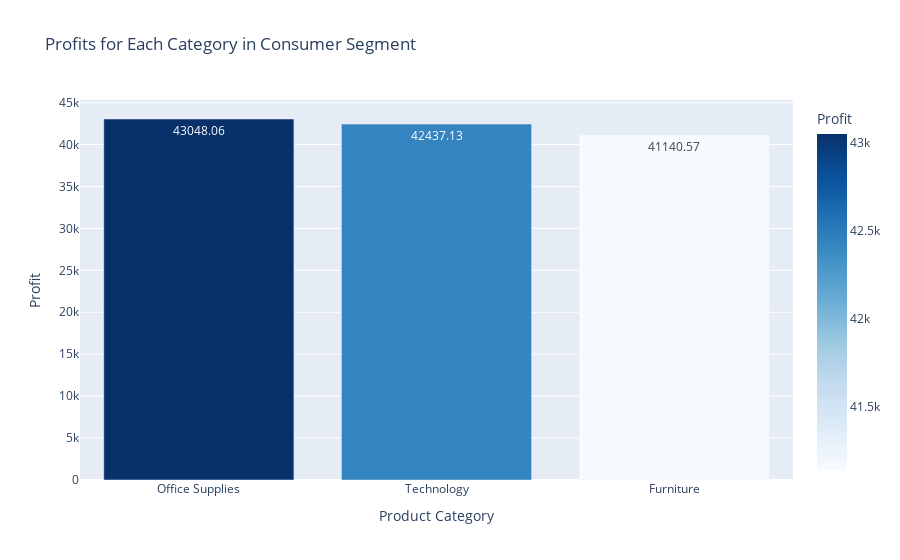

Notebook code cell kept with this figure:
### Markdown cell above
Both Consumer and Corporate segments bring same level of profit while Home office is under performing

### Code cell
consumer_sales = sales_df.loc[sales_df["Segment"] == "Consumer", ["Product Category", "Profit"]]
profit_by_products = consumer_sales.groupby("Product Category")["Profit"].sum().reset_index()
profit_by_products = profit_by_products.sort_values(by="Profit", ascending=False)
fig = px.bar(profit_by_products, 
             x="Product Category", 
             y="Profit", 
             title="Profits for Each Category in Consumer Segment", 
             text="Profit",
             color="Profit",
             color_continuous_scale="blues")

fig.show()

### Figure 1 — Plotly figure (JSON) as saved in the notebook; plotly's stock layout.template omitted (floating-point values rounded to 4 significant figures)
{"data": [{"hovertemplate": "Product Category=%{x}<br>Profit=%{marker.color}<extra></extra>", "legendgroup": "", "marker": {"color": [43050.0, 42440.0, 41140.0], "coloraxis": "coloraxis", "pattern": {"shape": ""}}, "name": "", "orientation": "v", "showlegend": false, "text": [43050.0, 42440.0, 41140.0], "textposition": "auto", "type": "bar", "x": ["Office Supplies", "Technology", "Furniture"], "xaxis": "x", "y": [43050.0, 42440.0, 41140.0], "yaxis": "y"}], "layout": {"barmode": "relative", "coloraxis": {"colorbar": {"title": {"text": "Profit"}}, "colorscale": [[0, "rgb(247,251,255)"], [0.125, "rgb(222,235,247)"], [0.25, "rgb(198,219,239)"], [0.375, "rgb(158,202,225)"], [0.5, "rgb(107,174,214)"], [0.625, "rgb(66,146,198)"], [0.75, "rgb(33,113,181)"], [0.875, "rgb(8,81,156)"], [1, "rgb(8,48,107)"]]}, "legend": {"tracegroupgap": 0}, "title": {"text": "Profits for Each Category in Consumer Segment"}, "xaxis": {"anchor": "y", "domain": [0, 1], "title": {"text": "Product Category"}}, "yaxis": {"anchor": "x", "domain": [0, 1], "title": {"text": "Profit"}}}}
